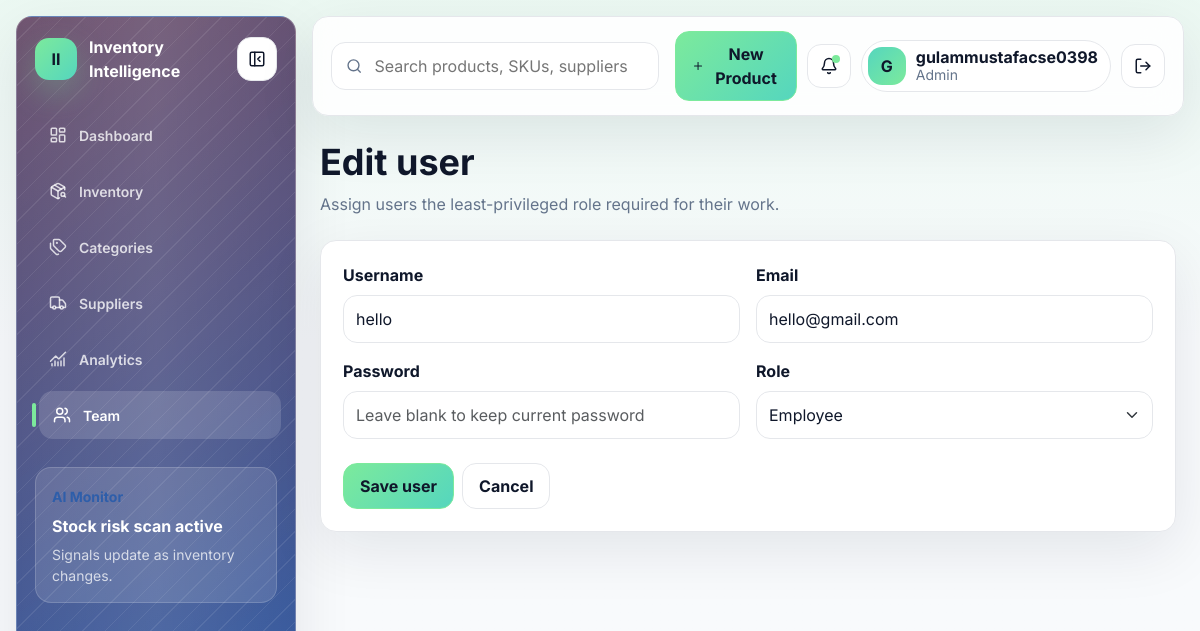
Screenshot of /users/2/edit (signed in) with the database file from the repository.
### app/models.py (models this page shows, shortened)
class User(UserMixin, db.Model):
    id = db.Column(db.Integer, primary_key=True)
    username = db.Column(db.String(80), unique=True, nullable=False, index=True)
    email = db.Column(db.String(255), unique=True, nullable=False, index=True)
    password_hash = db.Column(db.String(255), nullable=False)
    role_id = db.Column(db.Integer, db.ForeignKey("role.id"), nullable=False)
    created_at = db.Column(db.DateTime(timezone=True), default=utc_now, nullable=False)
    role = db.relationship("Role", back_populates="users")
    @property
    def role_name(self):
        return self.role.name if self.role else ""
    def has_role(self, *roles):
        return self.role_name in roles
    notifications = db.relationship("Notification", back_populates="user", lazy=True)

class Role(db.Model):
    id = db.Column(db.Integer, primary_key=True)
    name = db.Column(db.String(50), unique=True, nullable=False)
    users = db.relationship("User", back_populates="role", lazy=True)

### app/users/routes.py (the view, shortened to what this page needs)
@bp.route("/<int:user_id>/edit", methods=["GET", "POST"])
@roles_required("Admin")
def edit(user_id):
    user = User.query.get_or_404(user_id)
    form = UserForm(obj=user)
    populate_role_choices(form)
    return render_template("users/form.html", form=form, title="Edit user")

### app/forms.py
class UserForm(FlaskForm):
    username = StringField("Username", validators=[DataRequired(), Length(min=3, max=80)])
    email = EmailField("Email", validators=[DataRequired(), Email(), Length(max=255)])
    password = PasswordField("Password", validators=[Optional(), Length(min=8, max=128)])
    role_id = SelectField("Role", coerce=int, validators=[DataRequired()])
    submit = SubmitField("Save user")

### app/models.py (called while the page is built)
@login_manager.user_loader
def load_user(user_id):
    return db.session.get(User, int(user_id))

### app/users/routes.py (called while the page is built)
def populate_role_choices(form):
    form.role_id.choices = [(role.id, role.name) for role in Role.query.order_by(Role.name).all()]

### app/templates/users/form.html (shortened to what this page needs)
{% extends "base.html" %}
{% block content %}
<div class="page-heading"><div><h1>{{ title }}</h1><p class="text-muted">Assign users the least-privileged role required for their work.</p></div></div>
<div class="panel narrow">
  <form method="post" novalidate>
    <div class="row g-3">
      <div class="col-md-6">{{ form.username.label(class="form-label") }}{{ form.username(class="form-control") }}</div>
      <div class="col-md-6">{{ form.email.label(class="form-label") }}{{ form.email(class="form-control") }}</div>
      <div class="col-md-6">{{ form.password.label(class="form-label") }}{{ form.password(class="form-control", placeholder="Leave blank to keep current password") }}</div>
      <div class="col-md-6">{{ form.role_id.label(class="form-label") }}{{ form.role_id(class="form-select") }}</div>
    </div>
    <div class="mt-4 d-flex gap-2">
      <button class="btn btn-primary" type="submit">{{ form.submit.label.text }}</button>
      <a class="btn btn-outline-secondary" href="{{ url_for('users.index') }}">Cancel</a>
    </div>
  </form>
</div>
{% endblock %}

### app/templates/base.html (shortened to what this page needs)
<!doctype html>
<html lang="en">
<head>
  <link href="https://cdn.jsdelivr.net/npm/bootstrap@5.3.3/dist/css/bootstrap.min.css" rel="stylesheet">
  <link rel="stylesheet" href="{{ url_for('static', filename='css/styles.css') }}">
</head>
<body>
  {% if current_user.is_authenticated %}
  <div class="app-shell">
    <aside class="sidebar">
      <div class="brand-wrap">
        <a class="brand" href="{{ url_for('dashboard.index') }}">
          <span class="brand-mark">II</span>
          <span class="brand-copy">Inventory Intelligence</span>
        </a>
        <button class="icon-btn sidebar-toggle" type="button" aria-label="Collapse sidebar" data-sidebar-toggle>
          <i data-lucide="panel-left-close"></i>
        </button>
      </div>
      <nav class="nav flex-column sidebar-nav">
        <a class="nav-link {% if request.endpoint and request.endpoint.startswith('dashboard.index') %}active{% endif %}" href="{{ url_for('dashboard.index') }}"><i data-lucide="layout-dashboard"></i><span>Dashboard</span></a>
        <a class="nav-link {% if request.endpoint and request.endpoint.startswith('inventory') %}active{% endif %}" href="{{ url_for('inventory.index') }}"><i data-lucide="package-search"></i><span>Inventory</span></a>
        {% if current_user.has_role('Admin', 'Manager') %}
        <a class="nav-link {% if request.endpoint and request.endpoint.startswith('categories') %}active{% endif %}" href="{{ url_for('categories.index') }}"><i data-lucide="tags"></i><span>Categories</span></a>
        <a class="nav-link {% if request.endpoint and request.endpoint.startswith('suppliers') %}active{% endif %}" href="{{ url_for('suppliers.index') }}"><i data-lucide="truck"></i><span>Suppliers</span></a>
        <a class="nav-link {% if request.endpoint == 'dashboard.analytics' %}active{% endif %}" href="{{ url_for('dashboard.analytics') }}"><i data-lucide="chart-no-axes-combined"></i><span>Analytics</span></a>
        {% endif %}
        {% if current_user.has_role('Admin') %}
        <a class="nav-link {% if request.endpoint and request.endpoint.startswith('users') %}active{% endif %}" href="{{ url_for('users.index') }}"><i data-lucide="users"></i><span>Team</span></a>
        {% endif %}
      </nav>
      <div class="sidebar-card">
        <span class="eyebrow">AI Monitor</span>
        <strong>Stock risk scan active</strong>
        <p>Signals update as inventory changes.</p>
      </div>
    </aside>
    <main class="main-panel">
      <nav class="topbar">
        <form class="global-search" method="get" action="{{ url_for('inventory.index') }}">
          <i data-lucide="search"></i>
          <input name="q" placeholder="Search products, SKUs, suppliers">
        </form>
        <div class="topbar-actions">
          {% if current_user.has_role('Admin', 'Manager') %}
          <a class="btn btn-primary btn-soft" href="{{ url_for('inventory.create') }}"><i data-lucide="plus"></i><span>New Product</span></a>
          {% endif %}
          <div class="dropdown notification-dropdown">
            <button class="icon-btn" id="notificationToggle" type="button" data-bs-toggle="dropdown" aria-expanded="false" aria-label="Notifications">
              <i data-lucide="bell"></i>
              <span class="notify-dot" id="notificationBadge"></span>
            </button>
          </div>
          <div class="profile-chip">
            <span class="avatar">{{ current_user.username[0]|upper }}</span>
            <div>
              <strong>{{ current_user.username }}</strong>
              <small>{{ current_user.role_name }}</small>
            </div>
          </div>
          <form method="post" action="{{ url_for('auth.logout') }}">
            <button class="icon-btn" type="submit" aria-label="Logout"><i data-lucide="log-out"></i></button>
          </form>
        </div>
      </nav>
      <section class="content-wrap">
        {% block content %}{% endblock %}
      </section>
    </main>
  </div>
  {% else %}
  <main class="auth-page">
    {% include "partials/flash.html" %}
    {% block auth_content %}{% endblock %}
  </main>
  {% endif %}
</body>
</html>

### rows the page displays
User: username "G", username "gulammustafacse0398"
Role: role_name "Admin"
User: username "hello", email "hello@gmail.com", role_id "Employee"

### other values shown
{{ title }} "Edit user"
